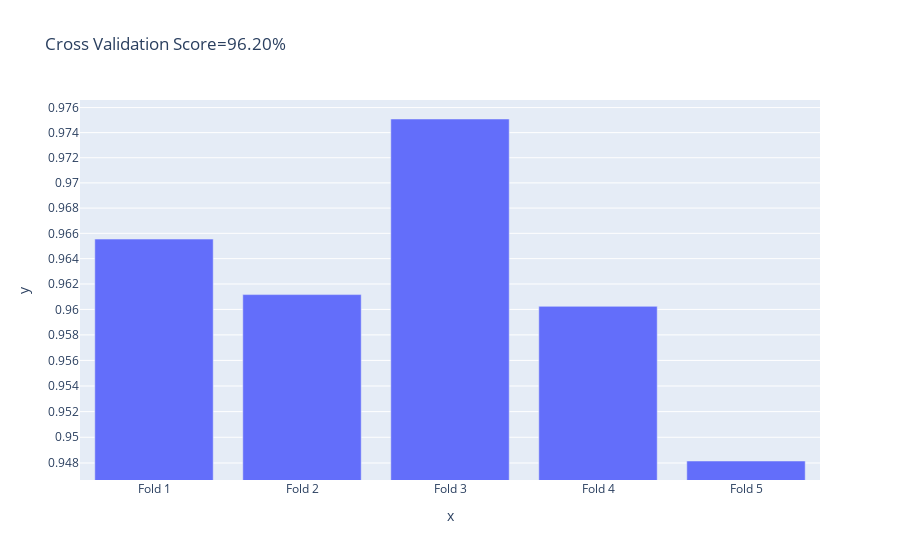

The notebook cell saved with this chart:
### Code cell
pipeline = Pipeline(steps=[
    ('scaler', StandardScaler()),
    ('model', DecisionTreeRegressor())
])

scores = cross_val_score(pipeline,X,y, cv=5)
actual_score = scores.mean()
px.bar(x=['Fold 1','Fold 2','Fold 3','Fold 4','Fold 5'],
    y=scores,title=f'Cross Validation Score={actual_score*100:.2f}%',log_y=True)

### Figure 1 — Plotly figure (JSON) as saved in the notebook; plotly's stock layout.template omitted (floating-point values rounded to 4 significant figures)
{"data": [{"alignmentgroup": "True", "hovertemplate": "x=%{x}<br>y=%{y}<extra></extra>", "legendgroup": "", "marker": {"color": "#636efa", "pattern": {"shape": ""}}, "name": "", "offsetgroup": "", "orientation": "v", "showlegend": false, "textposition": "auto", "type": "bar", "x": ["Fold 1", "Fold 2", "Fold 3", "Fold 4", "Fold 5"], "xaxis": "x", "y": [0.9655, 0.9612, 0.9751, 0.9602, 0.9482], "yaxis": "y"}], "layout": {"barmode": "relative", "legend": {"tracegroupgap": 0}, "title": {"text": "Cross Validation Score=96.20%"}, "xaxis": {"anchor": "y", "domain": [0, 1], "title": {"text": "x"}}, "yaxis": {"anchor": "x", "domain": [0, 1], "title": {"text": "y"}, "type": "log"}}}
